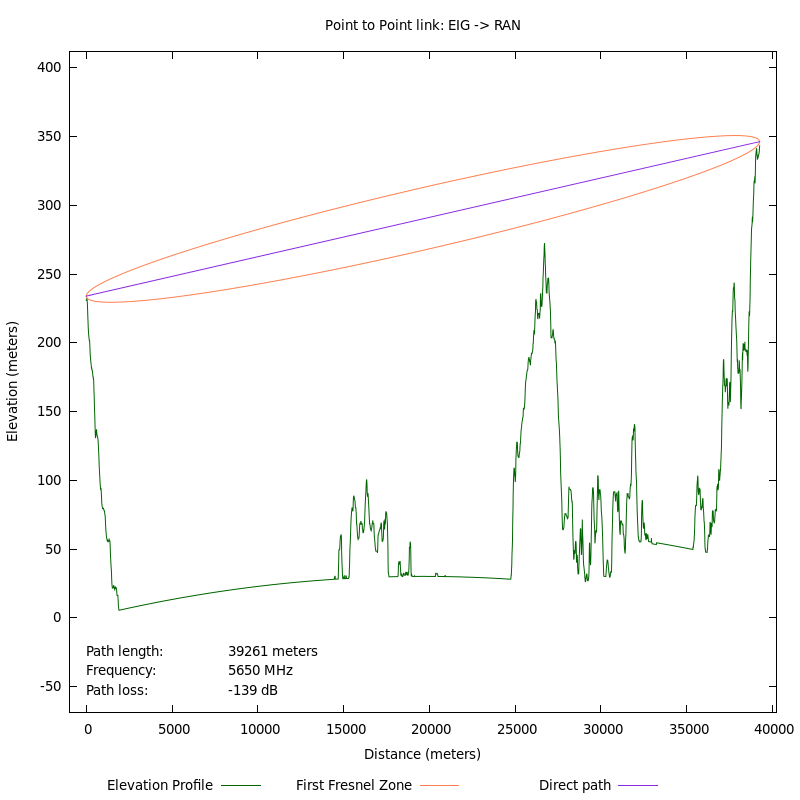

Reproduce this figure in gnuplot.

set xlabel "Distance (meters)"
set ylabel "Elevation (meters)"
set xrange[-981.5:40241.5]
set yrange[-68.6599976:411.9599856]
set key off

set terminal pngcairo size 320,320 enhanced font 'Verdana,6'
set output "./EIG_RAN_thumb.png"

plot 	"./EIG_RAN_terrain.dat" using 1:2 with lines title "Elevation Profile" lt rgb "#006400", 	"./EIG_RAN_fresnel.dat" using 1:2 with lines title "First Fresnel Zone" lc rgb "#FF7F50" lt 2, 	"./EIG_RAN_fresnel.dat" using 3:4 with lines notitle lc rgb "#FF7F50" lt 2, 	"./EIG_RAN_ptp.dat" using 1:2 with lines title "Direct path" lt rgb "#8A2BE2"

set title "Point to Point link: EIG -> RAN"
set key bmargin left horizontal
set label "Path length:" offset graph 0.0,-0.05
set label "39261 meters" offset graph 0.2,-0.05
set label "Frequency:" offset graph 0.0,-0.08
set label "5650 MHz" offset graph 0.2,-0.08
set label "Path loss:" offset graph 0.0,-0.11
set label "-139 dB" offset graph 0.2,-0.11

set terminal pngcairo size 800,800 enhanced font 'Verdana,10'
set output "./EIG_RAN.png"
replot

set notitle
set terminal epslatex color size 5.75,6
set output "./EIG_RAN.tex"
replot
